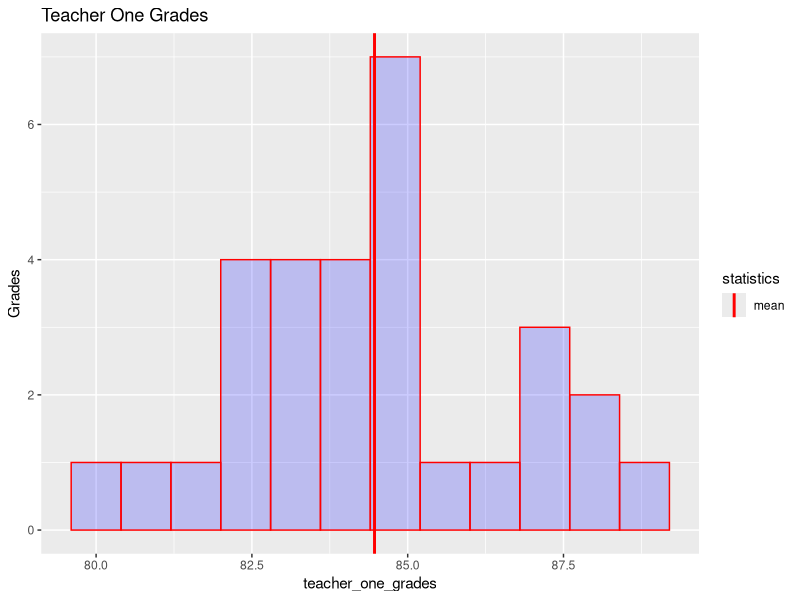
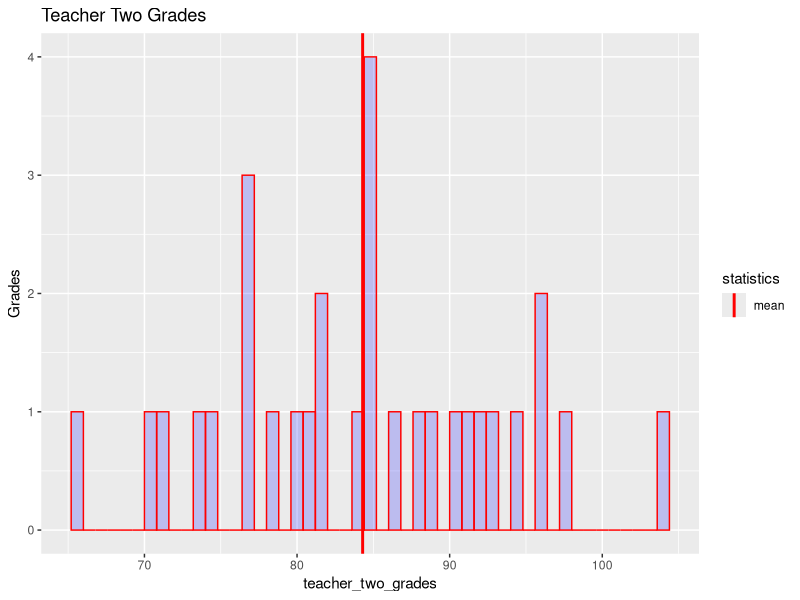

These charts were generated, in order, by the following R code:
## ---- chunk 1
# load libraries
library(readr)
library(dplyr)
library(ggplot2)

# load data
teacher_one_grades <- c(83.42, 88.04, 82.12, 85.02, 82.52, 87.47, 84.69, 85.18, 86.29, 85.53, 81.29, 82.54, 83.47, 83.91, 86.83, 88.5, 84.95, 83.79, 84.74, 84.03, 87.62, 81.15, 83.45, 80.24, 82.76, 83.98, 84.95, 83.37, 84.89, 87.29)
teacher_two_grades <- c(85.15, 95.64, 84.73, 71.46, 95.99, 81.61, 86.55, 79.81, 77.06, 92.86, 83.67, 73.63, 90.12, 80.64, 78.46, 76.86, 104.4, 88.53, 74.62, 91.27, 76.53, 94.37, 84.74, 81.84, 97.69, 70.77, 84.44, 88.06, 91.62, 65.82)

#plot data
t1_chart <- qplot(teacher_one_grades,
      geom='histogram',
      binwidth = .8,  
      main = 'Teacher One Grades', 
      ylab = 'Grades',
      fill=I("blue"), 
      col=I("red"), 
      alpha=I(.2)) +
  geom_vline(aes(xintercept=mean(teacher_one_grades),
                 color="mean"), linetype="solid",
             size=1) +
  scale_color_manual(name = "statistics", values = c(mean = "red" ))



t1_chart


t2_chart <- qplot(teacher_two_grades,
      geom='histogram',
      binwidth = .8,  
      main = 'Teacher Two Grades', 
      ylab = 'Grades',
      fill=I("blue"), 
      col=I("red"), 
      alpha=I(.2)) +
  geom_vline(aes(xintercept=mean(teacher_two_grades),
                 color="mean"), linetype="solid",
             size=1) +
  scale_color_manual(name = "statistics", values = c(mean = "red" ))



t2_chart
